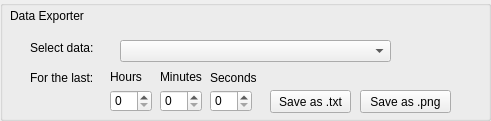
     <widget class="QGroupBox" name="groupBox_3">
      <property name="geometry">
       <rect>
        <x>850</x>
        <y>400</y>
        <width>491</width>
        <height>121</height>
       </rect>
      </property>
      <property name="title">
       <string/>
      </property>
      <widget class="QLabel" name="label_14">
       <property name="geometry">
        <rect>
         <x>110</x>
         <y>70</y>
         <width>47</width>
         <height>14</height>
        </rect>
       </property>
       <property name="text">
        <string>Hours</string>
       </property>
      </widget>
      <widget class="QSpinBox" name="spinBox_3">
       <property name="geometry">
        <rect>
         <x>210</x>
         <y>90</y>
         <width>42</width>
         <height>22</height>
        </rect>
       </property>
      </widget>
      <widget class="QPushButton" name="pushButton">
       <property name="geometry">
        <rect>
         <x>270</x>
         <y>90</y>
         <width>81</width>
         <height>23</height>
        </rect>
       </property>
       <property name="text">
        <string>Save as .txt</string>
       </property>
      </widget>
      <widget class="QLabel" name="label_15">
       <property name="geometry">
        <rect>
         <x>160</x>
         <y>70</y>
         <width>47</width>
         <height>14</height>
        </rect>
       </property>
       <property name="text">
        <string>Minutes</string>
       </property>
      </widget>
      <widget class="QLabel" name="label_16">
       <property name="geometry">
        <rect>
         <x>210</x>
         <y>70</y>
         <width>61</width>
         <height>16</height>
        </rect>
       </property>
       <property name="text">
        <string>Seconds</string>
       </property>
      </widget>
      <widget class="QSpinBox" name="spinBox">
       <property name="geometry">
        <rect>
         <x>110</x>
         <y>90</y>
         <width>42</width>
         <height>22</height>
        </rect>
       </property>
      </widget>
      <widget class="QSpinBox" name="spinBox_2">
       <property name="geometry">
        <rect>
         <x>160</x>
         <y>90</y>
         <width>42</width>
         <height>22</height>
        </rect>
       </property>
      </widget>
      <widget class="QLabel" name="label_13">
       <property name="geometry">
        <rect>
         <x>10</x>
         <y>0</y>
         <width>141</width>
         <height>31</height>
        </rect>
       </property>
       <property name="styleSheet">
        <string notr="true">font: 75 12pt &quot;MS Shell Dlg 2&quot;;</string>
       </property>
       <property name="text">
        <string>Data Exporter</string>
       </property>
      </widget>
      <widget class="QPushButton" name="pushButton_2">
       <property name="geometry">
        <rect>
         <x>360</x>
         <y>90</y>
         <width>91</width>
         <height>23</height>
        </rect>
       </property>
       <property name="text">
        <string>Save as .png</string>
       </property>
      </widget>
      <widget class="QLabel" name="label_203">
       <property name="geometry">
        <rect>
         <x>30</x>
         <y>40</y>
         <width>81</width>
         <height>16</height>
        </rect>
       </property>
       <property name="text">
        <string>Select data:</string>
       </property>
      </widget>
      <widget class="QGroupBox" name="groupBox_4">
       <property name="geometry">
        <rect>
         <x>0</x>
         <y>-80</y>
         <width>120</width>
         <height>80</height>
        </rect>
       </property>
       <property name="title">
        <string>GroupBox</string>
       </property>
      </widget>
      <widget class="QComboBox" name="comboBox">
       <property name="geometry">
        <rect>
         <x>120</x>
         <y>40</y>
         <width>271</width>
         <height>22</height>
        </rect>
       </property>
      </widget>
      <widget class="QLabel" name="label_340">
       <property name="geometry">
        <rect>
         <x>30</x>
         <y>70</y>
         <width>81</width>
         <height>16</height>
        </rect>
       </property>
       <property name="text">
        <string>For the last:</string>
       </property>
      </widget>
     </widget>
